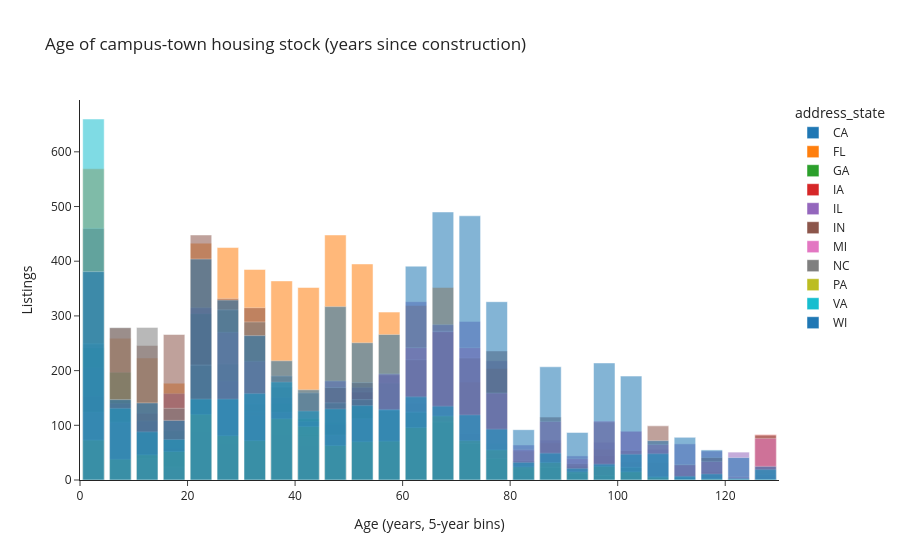

Notebook source saved alongside this figure:
### Markdown cell above
## 🏚️ Age of the Housing Stock

Older housing stock often signals an established neighborhood near campus -
exactly the kind of inventory QCP wants - but it also signals higher
renovation costs. Worth showing the committee.

### Code cell
# Count homes per state in 5-year age bins, then plot the counts.
age_bins = np.arange(0, 135, 5)
age_counts = (
    df.assign(
        age_bin=pd.cut(df["age_years"], bins=age_bins, right=False, labels=age_bins[:-1])
    )
    .groupby(["address_state", "age_bin"], observed=True)
    .size()
    .reset_index(name="listings")
)
age_counts["age_mid"] = age_counts["age_bin"].astype(int) + 2.5

fig = px.bar(
    age_counts,
    x="age_mid",
    y="listings",
    color="address_state",
    title="Age of campus-town housing stock (years since construction)",
    labels={"age_mid": "Age (years, 5-year bins)", "listings": "Listings"},
    barmode="overlay",
    opacity=0.55,
)
fig.show()

### Figure 1 — Plotly figure (JSON) as saved in the notebook; plotly's stock layout.template omitted (floating-point values rounded to 4 significant figures)
{"data": [{"hovertemplate": "address_state=CA<br>Age (years, 5-year bins)=%{x}<br>Listings=%{y}<extra></extra>", "legendgroup": "CA", "marker": {"color": "#1F77B4", "opacity": 0.55, "pattern": {"shape": ""}}, "name": "CA", "orientation": "v", "showlegend": true, "textposition": "auto", "type": "bar", "x": [2.5, 7.5, 12.5, 17.5, 22.5, 27.5, 32.5, 37.5, 42.5, 47.5, 52.5, 57.5, 62.5, 67.5, 72.5, 77.5, 82.5, 87.5, 92.5, 97.5, 102.5, 107.5, 112.5, 117.5, 122.5], "xaxis": "x", "y": [1, 24, 32, 9, 25, 144, 90, 66, 33, 72, 129, 88, 89, 62, 41, 16, 1, 9, 4, 3, 2, 3, 2, 2, 1], "yaxis": "y"}, {"hovertemplate": "address_state=FL<br>Age (years, 5-year bins)=%{x}<br>Listings=%{y}<extra></extra>", "legendgroup": "FL", "marker": {"color": "#FF7F0E", "opacity": 0.55, "pattern": {"shape": ""}}, "name": "FL", "orientation": "v", "showlegend": true, "textposition": "auto", "type": "bar", "x": [2.5, 7.5, 12.5, 17.5, 22.5, 27.5, 32.5, 37.5, 42.5, 47.5, 52.5, 57.5, 62.5, 67.5, 72.5, 77.5, 82.5, 87.5, 92.5, 97.5, 102.5, 107.5, 112.5, 117.5, 122.5, 127.5], "xaxis": "x", "y": [569, 259, 223, 177, 433, 425, 385, 364, 352, 448, 395, 307, 319, 352, 179, 204, 53, 68, 26, 56, 12, 6, 1, 1, 4, 7], "yaxis": "y"}, {"hovertemplate": "address_state=GA<br>Age (years, 5-year bins)=%{x}<br>Listings=%{y}<extra></extra>", "legendgroup": "GA", "marker": {"color": "#2CA02C", "opacity": 0.55, "pattern": {"shape": ""}}, "name": "GA", "orientation": "v", "showlegend": true, "textposition": "auto", "type": "bar", "x": [2.5, 7.5, 12.5, 17.5, 22.5, 27.5, 32.5, 37.5, 42.5, 47.5, 52.5, 57.5, 62.5, 67.5, 72.5, 77.5, 82.5, 87.5, 92.5, 97.5, 102.5, 107.5, 112.5, 117.5, 122.5, 127.5], "xaxis": "x", "y": [242, 197, 48, 90, 304, 212, 139, 140, 112, 105, 123, 177, 137, 105, 80, 67, 34, 29, 24, 25, 9, 9, 7, 9, 1, 3], "yaxis": "y"}, {"hovertemplate": "address_state=IA<br>Age (years, 5-year bins)=%{x}<br>Listings=%{y}<extra></extra>", "legendgroup": "IA", "marker": {"color": "#D62728", "opacity": 0.55, "pattern": {"shape": ""}}, "name": "IA", "orientation": "v", "showlegend": true, "textposition": "auto", "type": "bar", "x": [2.5, 7.5, 12.5, 17.5, 22.5, 27.5, 32.5, 37.5, 42.5, 47.5, 52.5, 57.5, 62.5, 67.5, 72.5, 77.5, 82.5, 87.5, 92.5, 97.5, 102.5, 107.5, 112.5, 117.5, 122.5, 127.5], "xaxis": "x", "y": [153, 103, 122, 58, 90, 68, 124, 84, 64, 102, 161, 128, 141, 114, 85, 48, 9, 47, 19, 45, 33, 32, 10, 15, 2, 83], "yaxis": "y"}, {"hovertemplate": "address_state=IL<br>Age (years, 5-year bins)=%{x}<br>Listings=%{y}<extra></extra>", "legendgroup": "IL", "marker": {"color": "#9467BD", "opacity": 0.55, "pattern": {"shape": ""}}, "name": "IL", "orientation": "v", "showlegend": true, "textposition": "auto", "type": "bar", "x": [2.5, 7.5, 12.5, 17.5, 22.5, 27.5, 32.5, 37.5, 42.5, 47.5, 52.5, 57.5, 62.5, 67.5, 72.5, 77.5, 82.5, 87.5, 92.5, 97.5, 102.5, 107.5, 112.5, 117.5, 122.5, 127.5], "xaxis": "x", "y": [205, 140, 108, 158, 315, 181, 118, 151, 107, 181, 169, 191, 326, 284, 290, 218, 64, 73, 44, 69, 89, 56, 66, 53, 51, 10], "yaxis": "y"}, {"hovertemplate": "address_state=IN<br>Age (years, 5-year bins)=%{x}<br>Listings=%{y}<extra></extra>", "legendgroup": "IN", "marker": {"color": "#8C564B", "opacity": 0.55, "pattern": {"shape": ""}}, "name": "IN", "orientation": "v", "showlegend": true, "textposition": "auto", "type": "bar", "x": [2.5, 7.5, 12.5, 17.5, 22.5, 27.5, 32.5, 37.5, 42.5, 47.5, 52.5, 57.5, 62.5, 67.5, 72.5, 77.5, 82.5, 87.5, 92.5, 97.5, 102.5, 107.5, 112.5, 117.5, 122.5, 127.5], "xaxis": "x", "y": [460, 278, 246, 266, 448, 332, 315, 170, 83, 169, 178, 193, 220, 271, 223, 236, 35, 115, 30, 106, 54, 99, 28, 41, 3, 82], "yaxis": "y"}, {"hovertemplate": "address_state=MI<br>Age (years, 5-year bins)=%{x}<br>Listings=%{y}<extra></extra>", "legendgroup": "MI", "marker": {"color": "#E377C2", "opacity": 0.55, "pattern": {"shape": ""}}, "name": "MI", "orientation": "v", "showlegend": true, "textposition": "auto", "type": "bar", "x": [2.5, 7.5, 12.5, 17.5, 22.5, 27.5, 32.5, 37.5, 42.5, 47.5, 52.5, 57.5, 62.5, 67.5, 72.5, 77.5, 82.5, 87.5, 92.5, 97.5, 102.5, 107.5, 112.5, 117.5, 122.5, 127.5], "xaxis": "x", "y": [124, 106, 39, 24, 118, 270, 217, 124, 79, 82, 112, 194, 242, 272, 242, 159, 56, 107, 39, 108, 89, 65, 28, 34, 6, 76], "yaxis": "y"}, {"hovertemplate": "address_state=NC<br>Age (years, 5-year bins)=%{x}<br>Listings=%{y}<extra></extra>", "legendgroup": "NC", "marker": {"color": "#7F7F7F", "opacity": 0.55, "pattern": {"shape": ""}}, "name": "NC", "orientation": "v", "showlegend": true, "textposition": "auto", "type": "bar", "x": [2.5, 7.5, 12.5, 17.5, 22.5, 27.5, 32.5, 37.5, 42.5, 47.5, 52.5, 57.5, 62.5, 67.5, 72.5, 77.5, 82.5, 87.5, 92.5, 97.5, 102.5, 107.5, 112.5, 117.5, 122.5, 127.5], "xaxis": "x", "y": [249, 279, 279, 131, 210, 311, 289, 190, 159, 141, 147, 127, 124, 106, 67, 39, 20, 23, 12, 8, 23, 6, 5, 2, 1, 1], "yaxis": "y"}, {"hovertemplate": "address_state=PA<br>Age (years, 5-year bins)=%{x}<br>Listings=%{y}<extra></extra>", "legendgroup": "PA", "marker": {"color": "#BCBD22", "opacity": 0.55, "pattern": {"shape": ""}}, "name": "PA", "orientation": "v", "showlegend": true, "textposition": "auto", "type": "bar", "x": [2.5, 7.5, 12.5, 17.5, 22.5, 27.5, 32.5, 37.5, 42.5, 47.5, 52.5, 57.5, 62.5, 67.5, 72.5, 77.5, 82.5, 87.5, 92.5, 97.5, 102.5, 107.5, 112.5, 117.5, 122.5, 127.5], "xaxis": "x", "y": [73, 38, 46, 52, 120, 81, 72, 112, 98, 63, 70, 71, 96, 117, 72, 55, 24, 32, 15, 25, 15, 5, 1, 2, 1, 1], "yaxis": "y"}, {"hovertemplate": "address_state=VA<br>Age (years, 5-year bins)=%{x}<br>Listings=%{y}<extra></extra>", "legendgroup": "VA", "marker": {"color": "#17BECF", "opacity": 0.55, "pattern": {"shape": ""}}, "name": "VA", "orientation": "v", "showlegend": true, "textposition": "auto", "type": "bar", "x": [2.5, 7.5, 12.5, 17.5, 22.5, 27.5, 32.5, 37.5, 42.5, 47.5, 52.5, 57.5, 62.5, 67.5, 72.5, 77.5, 82.5, 87.5, 92.5, 97.5, 102.5, 107.5, 112.5, 117.5, 122.5, 127.5], "xaxis": "x", "y": [660, 131, 88, 74, 148, 148, 158, 179, 126, 130, 136, 129, 152, 135, 119, 93, 32, 49, 21, 29, 47, 48, 7, 11, 3, 19], "yaxis": "y"}, {"hovertemplate": "address_state=WI<br>Age (years, 5-year bins)=%{x}<br>Listings=%{y}<extra></extra>", "legendgroup": "WI", "marker": {"color": "#1F77B4", "opacity": 0.55, "pattern": {"shape": ""}}, "name": "WI", "orientation": "v", "showlegend": true, "textposition": "auto", "type": "bar", "x": [2.5, 7.5, 12.5, 17.5, 22.5, 27.5, 32.5, 37.5, 42.5, 47.5, 52.5, 57.5, 62.5, 67.5, 72.5, 77.5, 82.5, 87.5, 92.5, 97.5, 102.5, 107.5, 112.5, 117.5, 122.5, 127.5], "xaxis": "x", "y": [381, 147, 141, 109, 404, 329, 264, 218, 165, 317, 251, 266, 391, 490, 483, 326, 92, 207, 87, 214, 190, 72, 78, 55, 41, 25], "yaxis": "y"}], "layout": {"barmode": "overlay", "legend": {"title": {"text": "address_state"}, "tracegroupgap": 0}, "title": {"text": "Age of campus-town housing stock (years since construction)"}, "xaxis": {"anchor": "y", "domain": [0.0, 1.0], "title": {"text": "Age (years, 5-year bins)"}}, "yaxis": {"anchor": "x", "domain": [0.0, 1.0], "title": {"text": "Listings"}}}}
